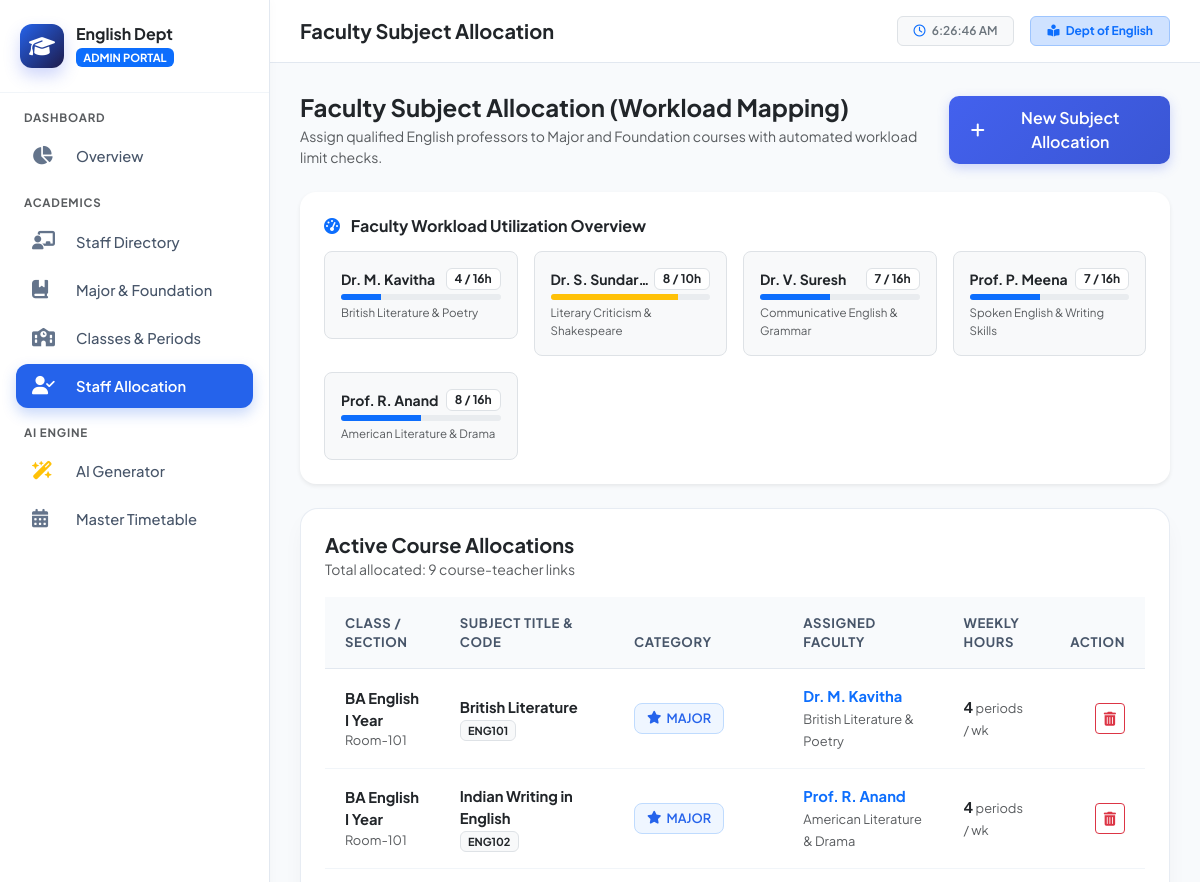
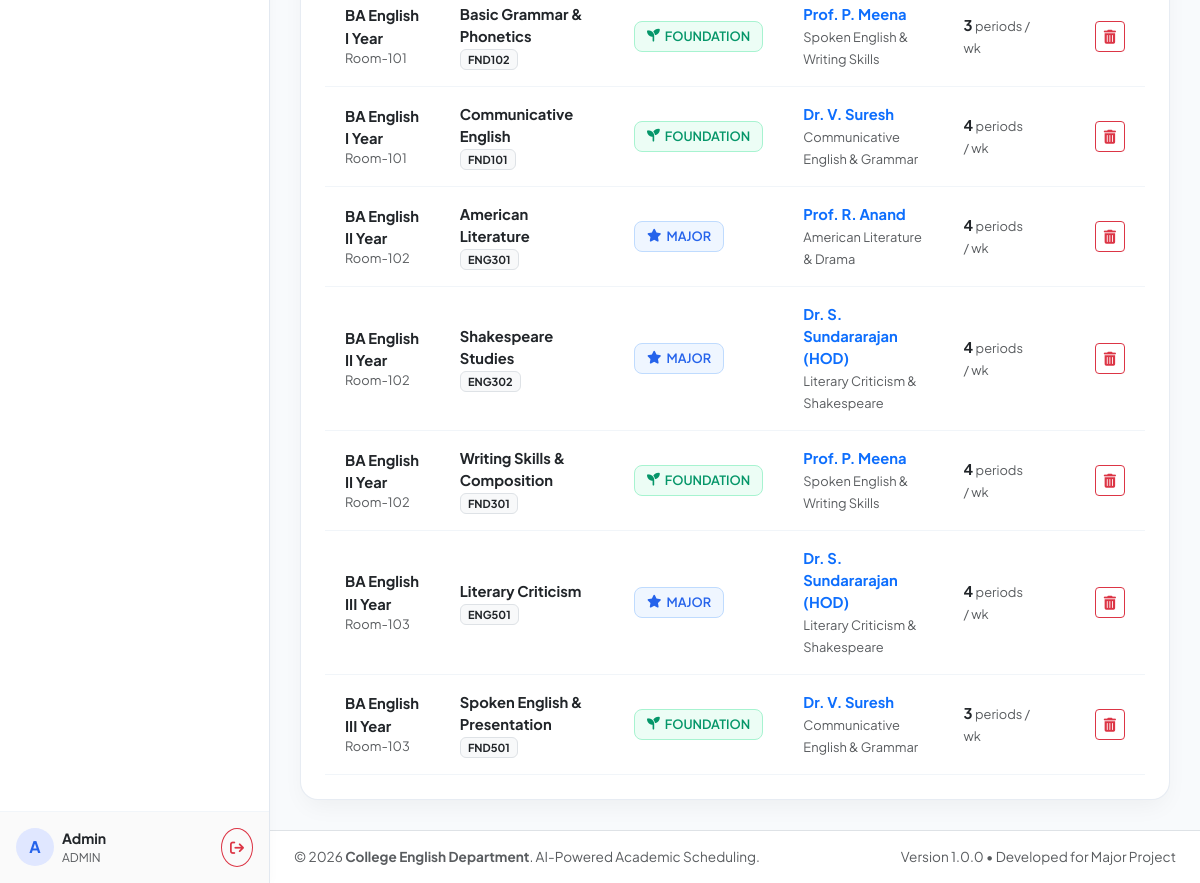
The app's page /admin/allocation.php (signed in) with its own data (2 pictures, top to bottom).
### tables this page shows
CREATE TABLE `staff` (
  `id` INT AUTO_INCREMENT PRIMARY KEY,
  `user_id` INT NULL UNIQUE,
  `staff_code` VARCHAR(20) NOT NULL UNIQUE,
  `name` VARCHAR(100) NOT NULL,
  `email` VARCHAR(100) NOT NULL UNIQUE,
  `phone` VARCHAR(20) DEFAULT NULL,
  `designation` VARCHAR(50) NOT NULL DEFAULT 'Assistant Professor',
  `department` VARCHAR(50) NOT NULL DEFAULT 'English',
  `specialization` VARCHAR(150) NOT NULL COMMENT 'e.g. British Literature, Linguistics, Communicative English',
  `max_weekly_workload` INT NOT NULL DEFAULT 16 COMMENT 'Max periods allowed per week',
  `status` ENUM('ACTIVE', 'ON_LEAVE', 'INACTIVE') NOT NULL DEFAULT 'ACTIVE',
  `created_at` TIMESTAMP DEFAULT CURRENT_TIMESTAMP,
  `updated_at` TIMESTAMP DEFAULT CURRENT_TIMESTAMP ON UPDATE CURRENT_TIMESTAMP,
  CONSTRAINT `fk_staff_user` FOREIGN KEY (`user_id`) REFERENCES `users` (`id`) ON DELETE SET NULL
);

CREATE TABLE `staff_subjects` (
  `id` INT AUTO_INCREMENT PRIMARY KEY,
  `staff_id` INT NOT NULL,
  `subject_id` INT NOT NULL,
  `class_id` INT NOT NULL,
  `is_primary` TINYINT(1) NOT NULL DEFAULT 1,
  `created_at` TIMESTAMP DEFAULT CURRENT_TIMESTAMP,
  UNIQUE KEY `uniq_staff_subject_class` (`staff_id`, `subject_id`, `class_id`),
  CONSTRAINT `fk_alloc_staff` FOREIGN KEY (`staff_id`) REFERENCES `staff` (`id`) ON DELETE CASCADE,
  CONSTRAINT `fk_alloc_subject` FOREIGN KEY (`subject_id`) REFERENCES `subjects` (`id`) ON DELETE CASCADE,
  CONSTRAINT `fk_alloc_class` FOREIGN KEY (`class_id`) REFERENCES `classes` (`id`) ON DELETE CASCADE
);

CREATE TABLE `classes` (
  `id` INT AUTO_INCREMENT PRIMARY KEY,
  `class_name` VARCHAR(50) NOT NULL COMMENT 'e.g. BA English I Year',
  `academic_year` VARCHAR(20) NOT NULL COMMENT 'e.g. 2026-2027',
  `year` INT NOT NULL COMMENT '1, 2, or 3',
  `semester` INT NOT NULL COMMENT '1 to 6',
  `section` VARCHAR(5) NOT NULL DEFAULT 'A',
  `room_no` VARCHAR(20) NOT NULL DEFAULT 'Room-101',
  `created_at` TIMESTAMP DEFAULT CURRENT_TIMESTAMP,
  INDEX `idx_class_sem` (`semester`)
);

CREATE TABLE `subjects` (
  `id` INT AUTO_INCREMENT PRIMARY KEY,
  `subject_code` VARCHAR(20) NOT NULL UNIQUE,
  `subject_name` VARCHAR(120) NOT NULL,
  `category` ENUM('MAJOR', 'FOUNDATION') NOT NULL COMMENT 'Categorized separately for management',
  `semester` INT NOT NULL COMMENT 'Semester 1 to 6',
  `weekly_hours` INT NOT NULL DEFAULT 4 COMMENT 'Required periods per week',
  `color_code` VARCHAR(10) NOT NULL DEFAULT '#0d6efd' COMMENT 'Blue for Major, Green for Foundation',
  `description` TEXT NULL,
  `created_at` TIMESTAMP DEFAULT CURRENT_TIMESTAMP,
  `updated_at` TIMESTAMP DEFAULT CURRENT_TIMESTAMP ON UPDATE CURRENT_TIMESTAMP,
  INDEX `idx_subject_category` (`category`),
  INDEX `idx_subject_sem` (`semester`)
);

### admin/allocation.php (the view, shortened to what this page needs)
<?php
require_once __DIR__ . '/../config/db.php';
$staff_list = $pdo->query("SELECT s.*,
                           COALESCE((SELECT SUM(sub.weekly_hours) FROM staff_subjects ss JOIN subjects sub ON ss.subject_id = sub.id WHERE ss.staff_id = s.id), 0) as current_hours
                           FROM staff s WHERE s.status = 'ACTIVE' ORDER BY s.name ASC")->fetchAll();
$alloc_query = "SELECT ss.id as alloc_id, ss.created_at,
                s.name as staff_name, s.staff_code, s.specialization,
                sub.id as subject_id, sub.subject_code, sub.subject_name, sub.category, sub.weekly_hours,
                c.id as class_id, c.class_name, c.room_no
                FROM staff_subjects ss
                JOIN staff s ON ss.staff_id = s.id
                JOIN subjects sub ON ss.subject_id = sub.id
                JOIN classes c ON ss.class_id = c.id
                ORDER BY c.year ASC, sub.category ASC, sub.subject_name ASC";
$allocations = $pdo->query($alloc_query)->fetchAll();
require_once __DIR__ . '/../includes/header.php';
?>
<div class="d-flex flex-column flex-md-row justify-content-between align-items-md-center gap-3 mb-4">
  <div>
    <h4 class="fw-bold text-dark mb-1">Faculty Subject Allocation (Workload Mapping)</h4>
    <p class="text-muted small mb-0">Assign qualified English professors to Major and Foundation courses with automated workload limit checks.</p>
  </div>
  <div class="d-flex gap-2">
    <button type="button" class="btn btn-primary-custom d-flex align-items-center gap-2" data-bs-toggle="modal" data-bs-target="#allocModal">
      <i class="fa-solid fa-plus"></i>
      <span>New Subject Allocation</span>
    </button>
  </div>
</div>
<div class="card border-0 rounded-4 shadow-sm p-4 mb-4 bg-white">
  <h6 class="fw-bold text-dark mb-3"><i class="fa-solid fa-gauge-high text-primary me-2"></i> Faculty Workload Utilization Overview</h6>
  <div class="row g-3">
    <?php foreach ($staff_list as $st):
      $pct = ($st['max_weekly_workload'] > 0) ? round(($st['current_hours'] / $st['max_weekly_workload']) * 100) : 0;
      $bar_color = ($pct >= 100) ? 'bg-danger' : (($pct >= 75) ? 'bg-warning' : 'bg-primary');
    ?>
    <div class="col-md-4 col-lg-3">
      <div class="p-3 border rounded-3 bg-light">
        <div class="d-flex justify-content-between align-items-center mb-1">
          <strong class="text-dark small text-truncate" style="max-width: 140px;"><?php echo htmlspecialchars($st['name']); ?></strong>
          <span class="badge bg-white text-dark border"><?php echo $st['current_hours']; ?> / <?php echo $st['max_weekly_workload']; ?>h</span>
        </div>
        <div class="progress" style="height: 6px;">
          <div class="progress-bar <?php echo $bar_color; ?>" style="width: <?php echo min(100, $pct); ?>%;"></div>
        </div>
        <small class="text-muted mt-1 d-block" style="font-size: 0.72rem;"><?php echo htmlspecialchars($st['specialization']); ?></small>
      </div>
    </div>
    <?php endforeach; ?>
  </div>
</div>
<div class="table-card p-4">
  <div class="d-flex justify-content-between align-items-center mb-3">
    <div>
      <h5 class="fw-bold text-dark mb-0">Active Course Allocations</h5>
      <small class="text-muted">Total allocated: <?php echo count($allocations); ?> course-teacher links</small>
    </div>
  </div>
  <div class="table-responsive">
    <table class="table custom-table">
      <thead>
        <tr>
          <th>Class / Section</th>
          <th>Subject Title &amp; Code</th>
          <th>Category</th>
          <th>Assigned Faculty</th>
          <th>Weekly Hours</th>
          <th class="text-end">Action</th>
        </tr>
      </thead>
      <tbody>
        <?php if (!empty($allocations)): ?>
          <?php foreach ($allocations as $a): ?>
          <tr>
            <td>
              <strong class="text-dark"><?php echo htmlspecialchars($a['class_name']); ?></strong>
              <div class="text-muted small"><?php echo htmlspecialchars($a['room_no']); ?></div>
            </td>
            <td>
              <div class="fw-bold text-dark"><?php echo htmlspecialchars($a['subject_name']); ?></div>
              <span class="badge bg-light text-dark border"><?php echo htmlspecialchars($a['subject_code']); ?></span>
            </td>
            <td>
              <?php if ($a['category'] === 'MAJOR'): ?>
                <span class="badge-major"><i class="fa-solid fa-star"></i> MAJOR</span>
              <?php else: ?>
                <span class="badge-foundation"><i class="fa-solid fa-seedling"></i> FOUNDATION</span>
              <?php endif; ?>
            </td>
            <td>
              <div class="fw-bold text-primary"><?php echo htmlspecialchars($a['staff_name']); ?></div>
              <small class="text-muted"><?php echo htmlspecialchars($a['specialization']); ?></small>
            </td>
            <td>
              <strong class="text-dark"><?php echo $a['weekly_hours']; ?></strong> <span class="text-muted small">periods / wk</span>
            </td>
            <td class="text-end">
              <button class="btn btn-sm btn-outline-danger" onclick="deleteAlloc(<?php echo $a['alloc_id']; ?>, '<?php echo addslashes($a['subject_name']); ?>')">
                <i class="fa-solid fa-trash-can"></i>
              </button>
            </td>
          </tr>
          <?php endforeach; ?>
        <?php else: ?>
          <tr>
            <td colspan="6" class="text-center py-4 text-muted">No allocations found. Click "New Subject Allocation" to assign professors.</td>
          </tr>
        <?php endif; ?>
      </tbody>
    </table>
  </div>
</div>
<?php require_once __DIR__ . '/../includes/footer.php'; ?>

### records on screen
staff: name "Dr. M. Kavitha", current_hours "4", max_weekly_workload "16", min(100, $pct) 25 (drawn), specialization "British Literature & Poetry"
staff: name "Dr. S. Sundar…", current_hours "8", max_weekly_workload "10", min(100, $pct) 80 (drawn), specialization "Literary Criticism & Shakespeare"
staff: name "Dr. V. Suresh", current_hours "7", max_weekly_workload "16", min(100, $pct) 44 (drawn), specialization "Communicative English & Grammar"
staff: name "Prof. P. Meena", current_hours "7", max_weekly_workload "16", min(100, $pct) 44 (drawn), specialization "Spoken English & Writing Skills"
staff: name "Prof. R. Anand", current_hours "8", max_weekly_workload "16", min(100, $pct) 50 (drawn), specialization "American Literature & Drama"
staff_subjects: class.class_name "BA English I Year", class.room_no "Room-101", subject.subject_name "British Literature", subject.subject_code "ENG101", shows "MAJOR", staff.name "Dr. M. Kavitha", staff.specialization "British Literature & Poetry", subject.weekly_hours "4"
staff_subjects: class.class_name "BA English I Year", class.room_no "Room-101", subject.subject_name "Indian Writing in English", subject.subject_code "ENG102", shows "MAJOR", staff.name "Prof. R. Anand", staff.specialization "American Literature & Drama", subject.weekly_hours "4"
staff_subjects: class.class_name "BA English I Year", class.room_no "Room-101", subject.subject_name "Basic Grammar & Phonetics", subject.subject_code "FND102", shows "FOUNDATION", staff.name "Prof. P. Meena", staff.specialization "Spoken English & Writing Skills", subject.weekly_hours "3"
staff_subjects: class.class_name "BA English I Year", class.room_no "Room-101", subject.subject_name "Communicative English", subject.subject_code "FND101", shows "FOUNDATION", staff.name "Dr. V. Suresh", staff.specialization "Communicative English & Grammar", subject.weekly_hours "4"
staff_subjects: class.class_name "BA English II Year", class.room_no "Room-102", subject.subject_name "American Literature", subject.subject_code "ENG301", shows "MAJOR", staff.name "Prof. R. Anand", staff.specialization "American Literature & Drama", subject.weekly_hours "4"
staff_subjects: class.class_name "BA English II Year", class.room_no "Room-102", subject.subject_name "Shakespeare Studies", subject.subject_code "ENG302", shows "MAJOR", staff.name "Dr. S. Sundararajan (HOD)", staff.specialization "Literary Criticism & Shakespeare", subject.weekly_hours "4"
staff_subjects: class.class_name "BA English II Year", class.room_no "Room-102", subject.subject_name "Writing Skills & Composition", subject.subject_code "FND301", shows "FOUNDATION", staff.name "Prof. P. Meena", staff.specialization "Spoken English & Writing Skills", subject.weekly_hours "4"
staff_subjects: class.class_name "BA English III Year", class.room_no "Room-103", subject.subject_name "Literary Criticism", subject.subject_code "ENG501", shows "MAJOR", staff.name "Dr. S. Sundararajan (HOD)", staff.specialization "Literary Criticism & Shakespeare", subject.weekly_hours "4"
staff_subjects: class.class_name "BA English III Year", class.room_no "Room-103", subject.subject_name "Spoken English & Presentation", subject.subject_code "FND501", shows "FOUNDATION", staff.name "Dr. V. Suresh", staff.specialization "Communicative English & Grammar", subject.weekly_hours "3"

### other values on screen
$current_role "ADMIN"
substr($name, 0, 1) "A"
$name "Admin"
$page_title "Faculty Subject Allocation"
count($allocations) "9"
